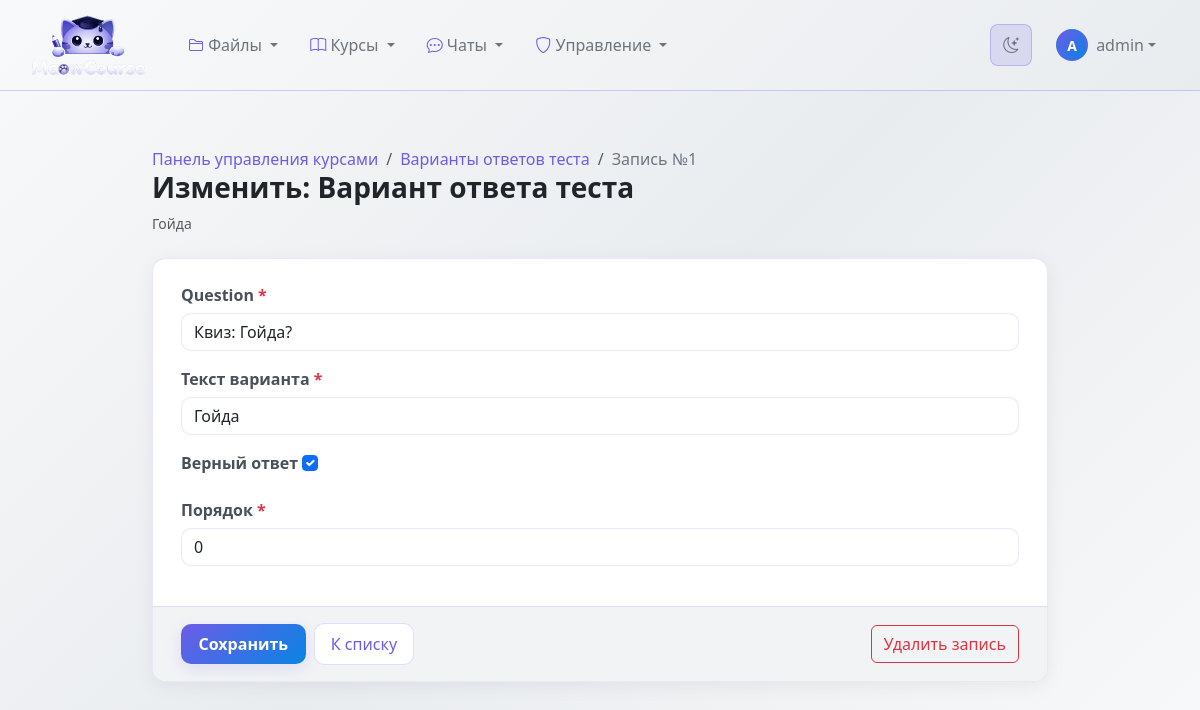
The app's page /management/core-admin/assignmentquizoption/1/change/ (signed in) with its own data.
### classroom_core/models.py (models this page shows)
class AssignmentQuizOption(models.Model):
    question = models.ForeignKey(
        AssignmentQuizQuestion,
        on_delete=models.CASCADE,
        related_name="options",
    )
    option_text = models.CharField(max_length=500, verbose_name="Текст варианта")
    is_correct = models.BooleanField(default=False, verbose_name="Верный ответ")
    order = models.PositiveIntegerField(default=0, verbose_name="Порядок")
    class Meta:
        ordering = ["order", "id"]
        verbose_name = "Вариант ответа теста"
        verbose_name_plural = "Варианты ответов теста"
    def __str__(self):
        return self.option_text

### classroom_core/core_admin/views.py (the view)
@login_required
def core_admin_change(request, model_name: str, object_id: int):
    _require_core_admin(request.user)
    config = get_config(model_name)
    if not config:
        raise Http404
    model = config.model
    obj = get_object_or_404(model, pk=object_id)
    FormClass = _make_model_form(model)
    if request.method == "POST":
        form = FormClass(request.POST, request.FILES, instance=obj)
        if form.is_valid():
            try:
                form.save()
            except ValidationError as exc:
                form.add_error(None, exc)
            else:
                messages.success(request, "Изменения сохранены.")
                return redirect(
                    "classroom_core:core_admin_change",
                    model_name=model_name,
                    object_id=object_id,
                )
    else:
        form = FormClass(instance=obj)
    return render(
        request,
        "classroom_core/core_admin/change_form.html",
        {
            "config": config,
            "model_name": model_name,
            "verbose_name": model._meta.verbose_name,
            "model_verbose_name_plural": model._meta.verbose_name_plural,
            "form": form,
            "object": obj,
            "is_add": False,
            "changelist_url": reverse("classroom_core:core_admin_changelist", kwargs={"model_name": model_name}),
            "delete_url": reverse(
                "classroom_core:core_admin_delete",
                kwargs={"model_name": model_name, "object_id": object_id},
            ),
        },
    )

### classroom_core/core_admin/registry.py (called while the page is built)
def get_config(model_name: str) -> PanelModelConfig | None:
    return CORE_ADMIN_REGISTRY.get(model_name)

### classroom_core/core_admin/views.py (called while the page is built)
def _can_core_admin(user) -> bool:
    if not user.is_authenticated:
        return False
    if getattr(user, "is_superuser", False):
        return True
    profile = getattr(user, "profile", None)
    if profile is None:
        return False
    return bool(profile.is_admin() or profile.is_staff())

def _require_core_admin(user):
    if not _can_core_admin(user):
        raise PermissionDenied

def _make_model_form(model: type[models.Model]):
    return modelform_factory(
        model,
        fields="__all__",
        widgets=_widgets_for_model(model),
    )

### classroom_core/models.py (called while the page is built)
    def is_teacher(self):
        return self.role == 'teacher'

    def is_staff(self):
        return self.role == 'staff'

    def __str__(self):
        return f"{self.assignment.title}: {self.question_text[:40]}"

### templates/classroom_core/core_admin/change_form.html (shortened to what this page needs)
{% extends "base.html" %}
{% load static %}
{% block extra_css %}
<link rel="stylesheet" href="{% static 'css/core_admin.css' %}">
{% endblock %}
{% block content %}
<div class="container py-4 core-admin core-admin-form">
    <nav aria-label="breadcrumb" class="core-admin__breadcrumb">
        <ol class="breadcrumb mb-0">
            <li class="breadcrumb-item"><a href="{% url 'classroom_core:core_admin_index' %}">Панель управления курсами</a></li>
            <li class="breadcrumb-item"><a href="{{ changelist_url }}">{{ model_verbose_name_plural }}</a></li>
            <li class="breadcrumb-item active" aria-current="page">{% if is_add %}Новая запись{% else %}Запись №{{ object.pk }}{% endif %}</li>
        </ol>
    </nav>
    <header class="mb-4">
        <h1 class="h3 fw-bold">
            {% if is_add %}Добавить: {{ verbose_name }}{% else %}Изменить: {{ verbose_name }}{% endif %}
        </h1>
        {% if not is_add %}
        <p class="text-muted mb-0 small">{{ object }}</p>
        {% endif %}
    </header>
    <form method="post" enctype="multipart/form-data" class="card">
        <div class="card-body">
            {% for field in form %}
            <div class="mb-3">
                <label class="form-label" for="{{ field.id_for_label }}">{{ field.label }}{% if field.field.required %} <span class="text-danger">*</span>{% endif %}</label>
                {{ field }}
            </div>
            {% endfor %}
        </div>
        <div class="card-footer d-flex flex-wrap gap-2 align-items-center">
            <button type="submit" class="btn btn-ca-primary">Сохранить</button>
            <a href="{{ changelist_url }}" class="btn btn-ca-outline">К списку</a>
            {% if not is_add and delete_url %}
            <a href="{{ delete_url }}" class="btn btn-outline-danger ms-auto">Удалить запись</a>
            {% endif %}
        </div>
    </form>
</div>
{% endblock %}

### templates/base.html (shortened to what this page needs)
{% load static %}
<!DOCTYPE html>
<html lang="ru">
<head>
    <link href="https://cdn.jsdelivr.net/npm/bootstrap@5.3.0/dist/css/bootstrap.min.css" rel="stylesheet">
    <link rel="stylesheet" href="https://cdn.jsdelivr.net/npm/bootstrap-icons@1.10.0/font/bootstrap-icons.css">
    <link id="theme-stylesheet" rel="stylesheet" href="{% static 'css/themes/light.css' %}" data-light-href="{% static 'css/themes/light.css' %}" data-dark-href="{% static 'css/themes/dark.css' %}">
    {% block extra_css %}{% endblock %}
</head>
<body>
    <nav class="navbar navbar-expand-lg navbar">
        <div class="container-fluid">
            <a class="navbar-brand d-flex align-items-center" href="{% url 'classroom_core:course_list' %}">
                <img src="{% static 'images/logo.png' %}"
                    alt="MeowCourse"
                    class="me-2"
                    style="width: 120px; height: auto; max-height: 64px; object-fit: contain;">
            </a>
            <div class="collapse navbar-collapse" id="navbarNav">
                <ul class="navbar-nav me-auto">
                    <li class="nav-item dropdown">
                        <a class="nav-link dropdown-toggle" href="#" role="button" data-bs-toggle="dropdown">
                            <i class="bi bi-folder2"></i> Файлы
                        </a>
                    </li>
                    <li class="nav-item dropdown">
                        <a class="nav-link dropdown-toggle" href="#" role="button" data-bs-toggle="dropdown">
                            <i class="bi bi-book"></i> Курсы
                        </a>
                    </li>
                    <li class="nav-item dropdown">
                        <a class="nav-link dropdown-toggle" href="#" role="button" data-bs-toggle="dropdown">
                            <i class="bi bi-chat-dots"></i> Чаты
                        </a>
                    </li>
                    {% if user.is_authenticated %}
                    {% if user.is_superuser or user.is_staff or user.profile.role == 'admin' %}
                    <li class="nav-item dropdown">
                        <a class="nav-link dropdown-toggle" href="#" role="button" data-bs-toggle="dropdown">
                            <i class="bi bi-shield"></i> Управление
                        </a>
                    </li>
                    {% endif %}
                    {% endif %}
                </ul>
                <div class="d-flex align-items-center gap-2">
                    <button id="theme-toggle" class="theme-toggle-btn" type="button" aria-label="Переключить тему">
                        <i class="bi bi-moon-stars"></i>
                    </button>
                    {% if user.is_authenticated %}
                    <div class="dropdown">
                        <a class="nav-link dropdown-toggle d-flex align-items-center" href="#" role="button" data-bs-toggle="dropdown">
                            <div class="user-avatar rounded-circle d-flex align-items-center justify-content-center" style="width: 32px; height: 32px; font-size: 0.875rem;">
                                {{ user.username|slice:":1"|upper }}
                            </div>
                            <span class="ms-2 d-none d-md-inline username-text">{{ user.username }}</span>
                        </a>
                    </div>
                    {% else %}
                    <a class="nav-link" href="{% url 'classroom_core:login' %}">
                        <i class="bi bi-box-arrow-in-right me-1"></i> Войти
                    </a>
                    {% endif %}
                </div>
            </div>
        </div>
    </nav>
    <div class="main-content">
        <div class="container-fluid">
            {% block content %}{% endblock %}
        </div>
    </div>
</body>
</html>

### static/css/themes/light.css (style rules this page uses)
:root { --bg-page-start: #f8f9fa; --bg-page-end: #e9ecef; --bg-page-gradient: linear-gradient(135deg, var(--bg-page-start) 0%, var(--bg-page-end) 50%, var(--bg-page-start) 100%); --bg-card: #ffffff; --bg-card-hover: #f8f9fa; --bg-item: #f1f3f5; --bg-item-hover: #e9ecef; --bg-input: #ffffff; --bg-overlay-10: rgba(108, 92, 231, 0.1); --bg-overlay-15: rgba(108, 92, 231, 0.15); --bg-overlay-20: rgba(108, 92, 231, 0.2); --bg-overlay-25: rgba(108, 92, 231, 0.25); --bg-overlay-30: rgba(108, 92, 231, 0.3); --text-white: #000000; --text-main: #212529; --text-secondary: #495057; --text-muted: #6c757d; --text-disabled: #adb5bd; --accent-primary: #6c5ce7; --accent-secondary: #0984e3; --accent-gradient: linear-gradient(135deg, var(--accent-primary), var(--accent-secondary)); --accent-glow: rgba(108, 92, 231, 0.15); --accent-glow-strong: rgba(108, 92, 231, 0.25); --accent-shadow: 0 5px 15px var(--accent-glow); --accent-shadow-hover: 0 8px 25px var(--accent-glow-strong); --border-accent: rgba(108, 92, 231, 0.2); --border-accent-hover: rgba(108, 92, 231, 0.4); --border-accent-light: rgba(108, 92, 231, 0.15); --status-warning: #f39c12; --status-warning-bg: rgba(243, 156, 18, 0.15); --status-warning-bg-light: rgba(243, 156, 18, 0.05); --status-warning-border: rgba(243, 156, 18, 0.3); --status-warning-shadow: 0 10px 30px rgba(243, 156, 18, 0.1); --status-warning-gradient: linear-gradient(135deg, rgba(243, 156, 18, 0.15), rgba(243, 156, 18, 0.05)); --status-info: #0984e3; --status-info-bg: rgba(9, 132, 227, 0.15); --status-info-bg-light: rgba(9, 132, 227, 0.05); --status-info-border: rgba(9, 132, 227, 0.3); --status-info-shadow: 0 10px 30px rgba(9, 132, 227, 0.1); --status-info-gradient: linear-gradient(135deg, rgba(9, 132, 227, 0.15), rgba(9, 132, 227, 0.05)); --status-assignment: #6c5ce7; --status-assignment-bg: rgba(108, 92, 231, 0.15); --status-assignment-bg-light: rgba(108, 92, 231, 0.05); --status-assignment-border: rgba(108, 92, 231, 0.3); --status-assignment-shadow: 0 10px 30px rgba(108, 92, 231, 0.1); --status-assignment-gradient: linear-gradient(135deg, rgba(108, 92, 231, 0.15), rgba(108, 92, 231, 0.05)); --status-success: #00b894; --status-success-bg: rgba(0, 184, 148, 0.15); --status-success-bg-light: rgba(0, 184, 148, 0.05); --status-success-border: rgba(0, 184, 148, 0.3); --status-success-shadow: 0 10px 30px rgba(0, 184, 148, 0.1); --status-success-gradient: linear-gradient(135deg, rgba(0, 184, 148, 0.15), rgba(0, 184, 148, 0.05)); --status-danger: #d63031; --status-danger-light: #ff6b6b; --status-danger-bg: rgba(214, 48, 49, 0.15); --status-danger-border: rgba(214, 48, 49, 0.3); --status-danger-gradient: linear-gradient(135deg, var(--status-danger), var(--status-danger-light)); --gradient-avatar: linear-gradient(135deg, var(--accent-primary), var(--accent-secondary)); --gradient-progress: linear-gradient(90deg, var(--accent-primary), var(--accent-secondary)); --text-glow: 0 0 10px rgba(108, 92, 231, 0.15); --text-glow-danger: 0 0 10px rgba(214, 48, 49, 0.2); --shadow-card: 0 4px 20px rgba(0, 0, 0, 0.06); --shadow-card-hover: 0 8px 30px rgba(0, 0, 0, 0.1); --shadow-item: 0 2px 10px rgba(0, 0, 0, 0.04); --shimmer-overlay: linear-gradient(90deg, transparent, rgba(255, 255, 255, 0.5), transparent); --card-base: var(--bg-card) var(--border-accent) var(--shadow-card); --item-base: var(--bg-item) var(--border-accent-light); --badge-base: var(--bg-overlay-20) var(--text-secondary) var(--border-accent); --header-gradient-default: var(--status-assignment-gradient); --header-gradient-announcements: var(--status-warning-gradient); --header-gradient-sections: var(--status-info-gradient); --header-gradient-assignments: var(--status-assignment-gradient); --header-gradient-submissions: var(--status-success-gradient); }

### records on screen
AssignmentQuizOption: pk "1", option_text "Гойда", form "Квиз: Гойда?" "Гойда" "☑" "0"

### other values on screen
{{ user.username|slice:":1"|upper }} "A"
{{ user.username }} "admin"
{{ model_verbose_name_plural }} "Варианты ответов теста"
{{ verbose_name }} "Вариант ответа теста"
{{ field.label }} "Question" "Текст варианта" "Верный ответ" "Порядок"
